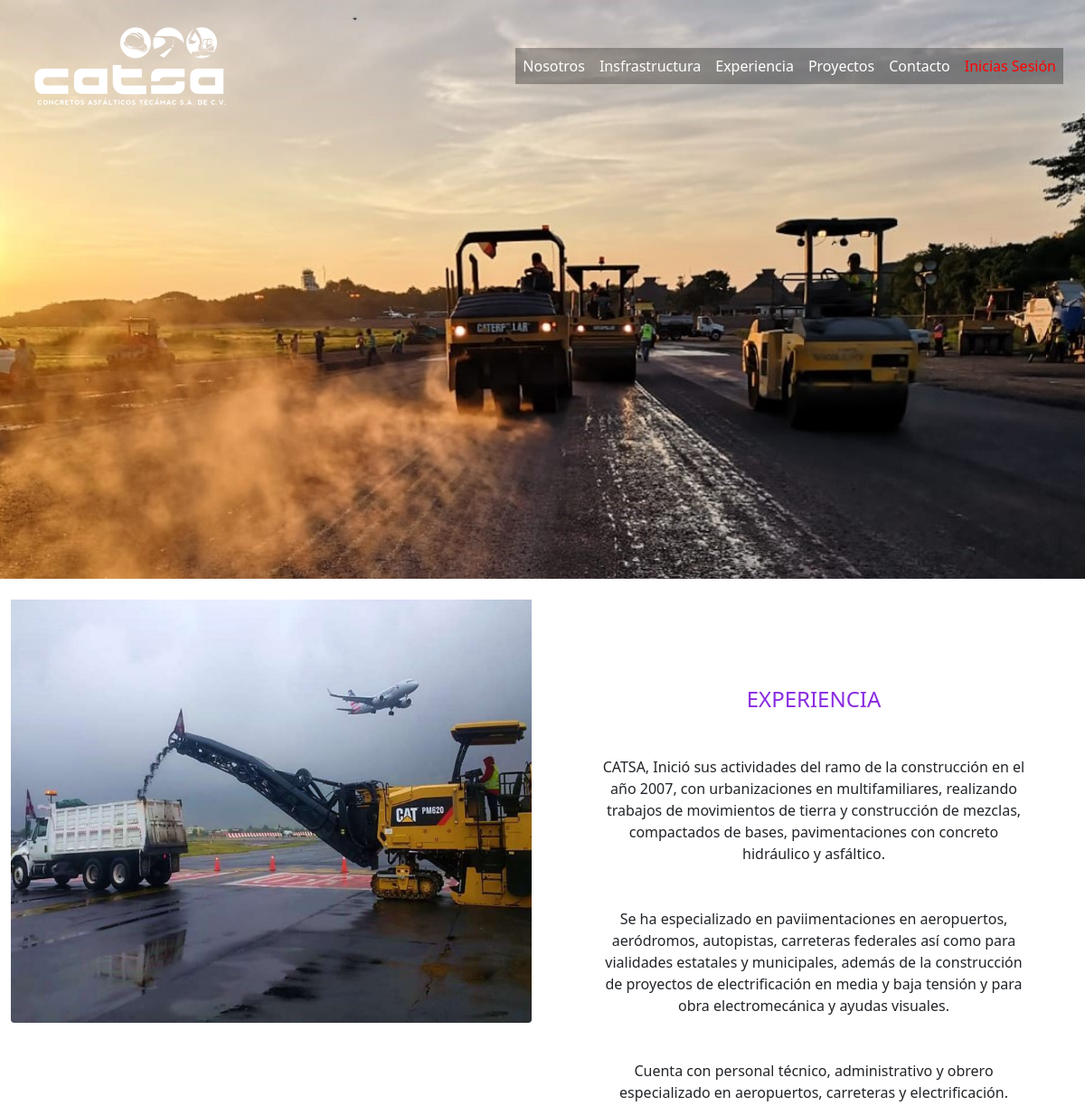
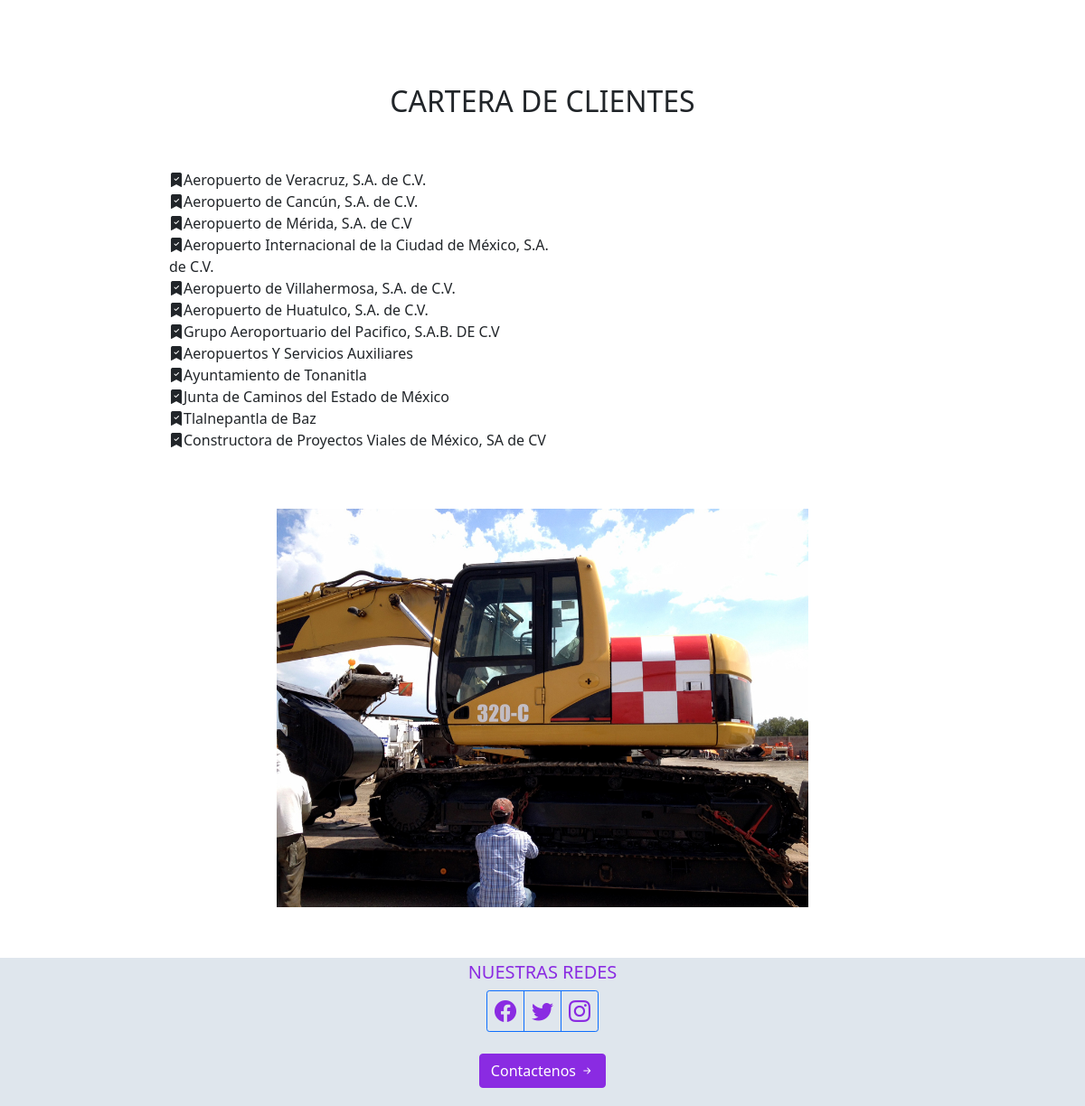
Screenshot of /experiencias with the database file from the repository (2 pictures, top to bottom).
### clientes/models.py (models this page shows, shortened)
class Cliente(models.Model):
    nombre_cliente=models.CharField(max_length=100)
    created=models.DateTimeField(auto_now_add=True)
    updated=models.DateTimeField(auto_now_add=True)
    class Meta:
        verbose_name='cliente'
        verbose_name_plural='clientes'

### clientes/views.py (the view)
# urls.py: path('experiencias', views.experiencia, name="Experiencias"),
def experiencia(request):
    clientes=Cliente.objects.all()[:12]
    clientes1=Cliente.objects.all()[12:25]
    return render(request, "clientes/experiencia.html", {"clientes": clientes ,"clientes1": clientes1})

### clientes/templates/clientes/experiencia.html (shortened to what this page needs)
{%extends "Catsaweb/base.html"%}
{% load static%}
{%block content%}
<section class="container-fluid">
    <div class="row">
        <div class="col-xs-6 col-sm-6 col-md-6 col-lg-6 col-xl-6">
            <img class="rounded mx-auto d-block w-100" style="padding-top: 4%" src="{% static 'Catsaweb/images/experienciasImg5.png'%}"
                 alt="Avion">
        </div>
        <div class="col-xs-6 col-sm-6 col-md-6 col-lg-6 col-xl-6 mx-auto">
            <h3 class="text-sm-center text-md-center text-lg-center  text-xl-center text-center fs-4 m-1 h3Expiencias">
                EXPERIENCIA</h3>
            <p class="text-sm-center text-md-center text-lg-center  text-xl-center text-center fs-6 m-5">
                CATSA, Inició sus actividades del ramo de la construcción en el año 2007,
                con urbanizaciones en multifamiliares, realizando trabajos de movimientos
                de tierra y construcción de mezclas, compactados de bases, pavimentaciones
                con concreto hidráulico y asfáltico.</p>
            <p class="text-sm-center text-md-center text-lg-center  text-xl-center text-center fs-6 m-5">
                Se ha especializado en paviimentaciones en aeropuertos, aeródromos, autopistas,
                carreteras federales así como para vialidades estatales y municipales, además de
                la construcción de proyectos de electrificación en media y baja tensión y para obra
                electromecánica y ayudas visuales.</p>
            <p class="text-sm-center text-md-center text-lg-center  text-xl-center text-center fs-6  m-5">
                Cuenta con personal técnico, administrativo y obrero especializado en aeropuertos,
                carreteras y electrificación.</p>
        </div>
    </div>
</section>
 <section class="container-fluid">
    <div class="row justify-content-center ">
        <div class="col-xs-12 col-sm-12 col-md-12 col-lg-12 col-xl-12">
            <h3 class="text-sm-center text-md-center text-lg-center text-xl-center text-center fs-2 mt-5">CARTERA DE
                CLIENTES</h3>
        </div>
        <div class="row justify-content-center">
            <div class="col-xs-5 col-sm-5 col-md-5 col-lg-5 col-xl-5">
                <ul class="list-unstyled fs-6 lh-2 mx-3 pt-5">
                    {%for cliente in clientes %}
                         <li class=" bi bi-bookmark-check-fill">{{cliente.nombre_cliente}}</li>
                    {%endfor%}
                </ul>
            </div>
            <div class="col-xs-4 col-sm-4 col-md-4 col-lg-4 col-xl-4">
                <div>
                    <ul class="list-unstyled fs-6 lh-2 mx-3 pt-5 collapse show" id="collapseExample">
                    </ul>
                </div>
            </div>
        </div>
    </div>
</section>
<section class="container-fluid">
    <div class="row">
        <div class="col-xs-12 col-sm-12 col-md-12 col-lg-12 col-xl-12 mt-5 mb-5">
            <div id="carouselExampleSlidesOnly" class="carousel slide" data-bs-ride="carousel">
                <div class="carousel-inner ">
                    <div class="carousel-item active">
                        <img src="{% static 'Catsaweb/images/5-1.jpg'%}" class=" d-block img-responsive w-50 mx-auto " alt="maquinaria">
                    </div>
                </div>
            </div>
        </div>
    </div>
</section>
{% endblock %}

### Catsaweb/static/Catsaweb/css/catsa2.css (style rules this page uses)
* { margin: 0; padding: 0; box-sizing: border-box; }
.h3Expiencias { padding-top: 20%; color: blueviolet; }

### rows the page displays
Cliente: nombre_cliente "Aeropuerto de Veracruz, S.A. de C.V."
Cliente: nombre_cliente "Aeropuerto de Cancún, S.A. de C.V."
Cliente: nombre_cliente "Aeropuerto de Mérida, S.A. de C.V"
Cliente: nombre_cliente "Aeropuerto Internacional de la Ciudad de México, S.A. de C.V."
Cliente: nombre_cliente "Aeropuerto de Villahermosa, S.A. de C.V."
Cliente: nombre_cliente "Aeropuerto de Huatulco, S.A. de C.V."
Cliente: nombre_cliente "Grupo Aeroportuario del Pacifico, S.A.B. DE C.V"
Cliente: nombre_cliente "Aeropuertos Y Servicios Auxiliares"
Cliente: nombre_cliente "Ayuntamiento de Tonanitla"
Cliente: nombre_cliente "Junta de Caminos del Estado de México"
Cliente: nombre_cliente "Tlalnepantla de Baz"
Cliente: nombre_cliente "Constructora de Proyectos Viales de México, SA de CV"
